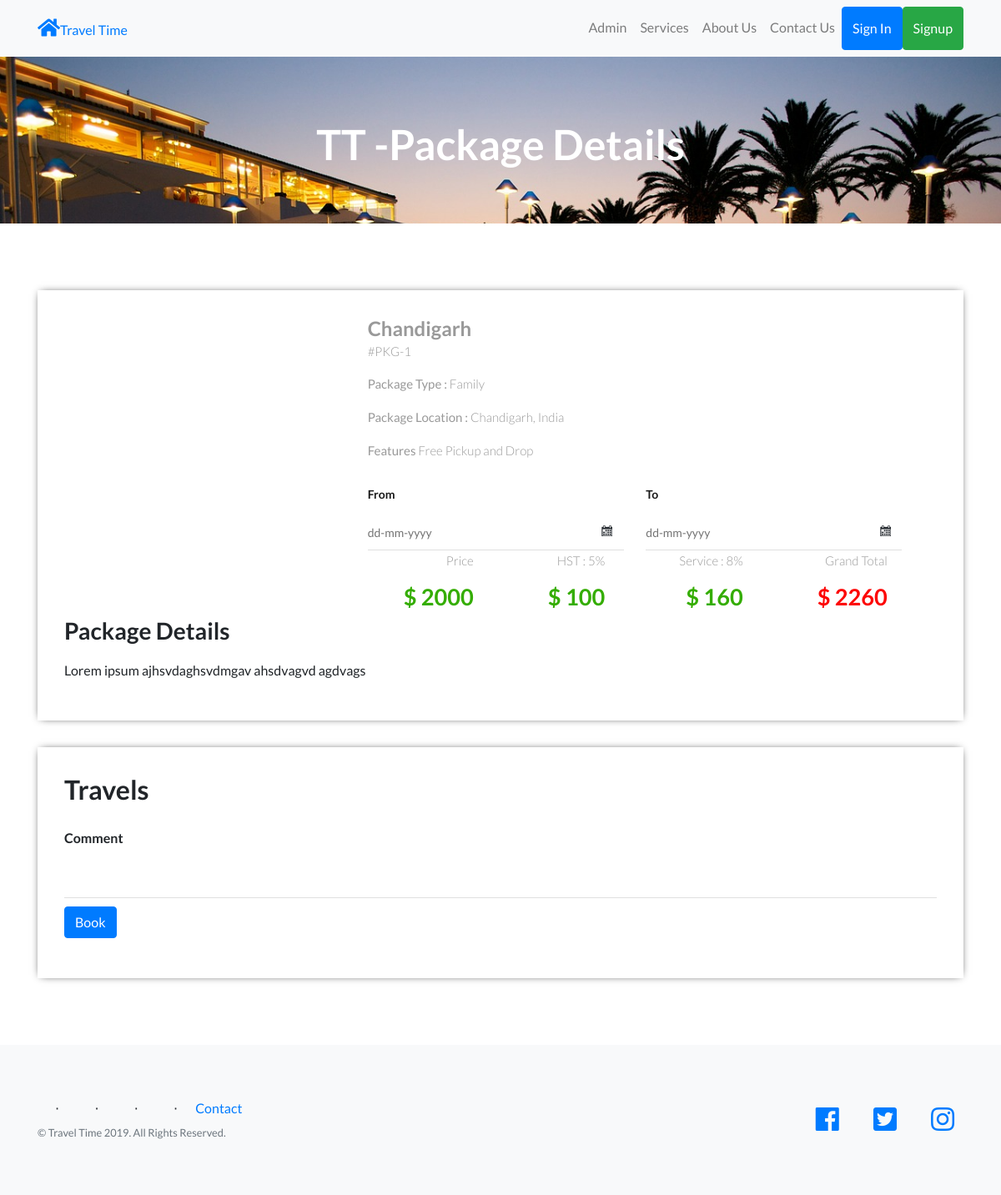
/package-details.php?pkgid=1, run on the app's committed database.
### tables this page shows
CREATE TABLE IF NOT EXISTS `tbltourpackages` (
  `PackageId` int(10) NOT NULL AUTO_INCREMENT,
  `PackageName` varchar(100) NOT NULL,
  `PackageType` varchar(100) NOT NULL,
  `PackageLocation` varchar(100) NOT NULL,
  `PackagePrice` varchar(100) NOT NULL,
  `PackageFetures` varchar(100) NOT NULL,
  `PackageDetails` varchar(100) NOT NULL,
  `PackageImage` varchar(100) NOT NULL,
  PRIMARY KEY (`PackageId`)
);

CREATE TABLE IF NOT EXISTS `tblpages` (
  `id` int(11) NOT NULL AUTO_INCREMENT,
  `type` varchar(100) NOT NULL,
  `detail` text NOT NULL,
  PRIMARY KEY (`id`)
);

### package-details.php (the view, shortened to what this page needs)
<?php include('includes/header.php');
?>
<div class="banner-3">
	<div class="container">
		<h1 class="wow zoomIn animated animated" data-wow-delay=".5s" style="visibility: visible; animation-delay: 0.5s; animation-name: zoomIn;"> TT -Package Details</h1>
	</div>
</div>
<div class="selectroom">
	<div class="container">
<?php
$pid=intval($_GET['pkgid']);
$sql = "SELECT * from tbltourpackages where PackageId=:pid";
$query = $dbh->prepare($sql);
$query -> bindParam(':pid', $pid, PDO::PARAM_STR);
$query->execute();
$results=$query->fetchAll(PDO::FETCH_OBJ);
if($query->rowCount() > 0)
{
foreach($results as $result)
{	?>
<form name="book" method="post">
		<div class="selectroom_top">
			<div class="col-md-4 selectroom_left wow fadeInLeft animated" data-wow-delay=".5s">
			</div>
			<div class="col-md-8 selectroom_right wow fadeInRight animated" data-wow-delay=".5s">
				<h2><?php echo htmlentities($result->PackageName);?></h2>
				<p class="dow">#PKG-<?php echo htmlentities($result->PackageId);?></p>
				<p><b>Package Type :</b> <?php echo htmlentities($result->PackageType);?></p>
				<p><b>Package Location :</b> <?php echo htmlentities($result->PackageLocation);?></p>
					<p><b>Features</b> <?php echo htmlentities($result->PackageFetures);?></p>
					<div class="ban-bottom">
				<div class="bnr-right">
				<label class="inputLabel">From</label>
				<input class="date" id="datepicker" type="text" placeholder="dd-mm-yyyy"  name="fromdate" required="">
			</div>
			<div class="bnr-right">
				<label class="inputLabel">To</label>
				<input class="date" id="datepicker1" type="text" placeholder="dd-mm-yyyy" name="todate" required="">
			</div>
			</div>
				<div class="grand">
					<p>Price</p>
					<h3>$ <?php echo htmlentities($result->PackagePrice);?></h3>
				</div>
				<div class="grand">
					<p>HST : 5%</p>
					<h3>$ <?php $tax1 = (5*(int)$result->PackagePrice)/100;
					echo $tax1;?></h3>
				</div>
				<div class="grand">
					<p>Service : 8%</p>
					<h3>$ <?php $tax2 = (8*(int)$result->PackagePrice)/100;
					echo $tax2;?></h3>
				</div>
				<div class="grand grandtotal">
					<p>Grand Total</p>
					<h3>$ <?php
					$total=$tax1+$tax2+(int)$result->PackagePrice;
					 echo $total;?></h3>
				</div>
			</div>
		<h3>Package Details</h3>
				<p style="padding-top: 1%"><?php echo htmlentities($result->PackageDetails);?> </p>
		</div>
		<div class="selectroom_top">
			<h2>Travels</h2>
			<div class="selectroom-info animated wow fadeInUp animated" data-wow-duration="1200ms" data-wow-delay="500ms" style="visibility: visible; animation-duration: 1200ms; animation-delay: 500ms; animation-name: fadeInUp; margin-top: -70px">
				<ul>
					<li class="spe">
						<label class="inputLabel">Comment</label>
						<input class="special" type="text" name="comment" required="">
					</li>
					<?php if(isset($_SESSION['login']))
					{?>
						<li class="spe" align="center">
					<button type="submit" name="submit2" class="btn-primary btn">Book</button>
						</li>
						<?php } else {?>
							<li class="signin" align="center" style="margin-top: 1%">
							<a href="signin.php" class="btn-primary btn" > Book</a></li>
							<?php } ?>
				</ul>
			</div>
		</div>
		</form>
<?php }} ?>
	</div>
</div>
<?php include('includes/footer.php');?>

### includes/header.php (shortened to what this page needs)
<!DOCTYPE HTML>
<html lang="en">
<head>
<link href="css/bootstrap.css" rel='stylesheet' type='text/css' />
<link href="css/style.css" rel='stylesheet' type='text/css' />
<link href="css/font-awesome.css" rel="stylesheet">
<link href="vendor/bootstrap/css/bootstrap.min.css" rel="stylesheet">
<link href="vendor/fontawesome-free/css/all.min.css" rel="stylesheet">
<link href="vendor/simple-line-icons/css/simple-line-icons.css" rel="stylesheet" type="text/css">
<link href="css/landing-page.min.css" rel="stylesheet">
<link href="css/animate.css" rel="stylesheet" type="text/css" media="all">
<link href="css/animate.css" rel="stylesheet" type="text/css" media="all">
<link rel="stylesheet" href="css/jquery-ui.css" />
</head>
<body>
<?php
if(isset($_SESSION['login']))
{?>
 <nav class="navbar navbar-expand-lg navbar-light bg-light static-top">
	     <div class="container">
        <a href="index.php"><i class="fa fa-home"></i>Travel Time</a>
        <ul class="navbar-nav ml-auto">
          <li class="nav-item">
            <a class="nav-link" href="services2.php">Services</a>
          </li>
          <li class="nav-item">
            <a class="nav-link" href="page.php">About Us</a>
          </li>
          <li class="nav-item">
            <a class="nav-link" href="contactus.php">Contact Us</a>
          </li>
          <li class="nav-item">
						<a class="nav-link" href="profile.php">My Profile</a>
          </li>
          <li class="nav-item">
						<a class="nav-link" href="change-password.php">Change Password</a>
					</li>
					<li class="nav-item">
						<a class="nav-link" href="tour-history.php">My Tour History</a>
					</li>
					<li class="nav-item">
						<a class="nav-link" href="logout.php">Logout</a>
          </li>
				</ul>
      </div>
    </nav>
<?php } else {?>
 <nav class="navbar navbar-expand-lg navbar-light bg-light static-top">
		<div class="container">
			<a href="index.php"><i class="fa fa-home"></i>Travel Time</a>
			<ul class="navbar-nav ml-auto">
				<li class="nav-item">
					<a class="nav-link" href="admin/index.php">Admin</a>
				</li>
				<li class="nav-item">
					<a class="nav-link" href="services2.php">Services</a>
				</li>
				<li class="nav-item">
					<a class="nav-link" href="page.php">About Us</a>
				</li>
				<li class="nav-item">
					<a class="nav-link" href="contactus.php">Contact Us</a>
				</li>
				<li class="nav-item">
					<a class="btn btn-primary" href="signin.php">Sign In</a>
				</li>
				<li class="nav-item">
					<a class="btn btn-success" href="signup.php">Signup</a>
				</li>
			</ul>
		</div>
	</nav>
<?php }?>

### includes/footer.php (shortened to what this page needs)
<footer class="footer bg-light">
    <div class="container">
      <div class="row">
        <div class="col-lg-6 h-100 text-center text-lg-left my-auto">
          <ul class="list-inline mb-2">
            <?php $sql = "SELECT * from tblpages";
              $query = $dbh -> prepare($sql);
              $query->execute();
              $results=$query->fetchAll(PDO::FETCH_OBJ);
              if($query->rowCount() > 0)
              {
                foreach($results as $result)
                {
              ?>
              <li class="list-inline-item">⋅</li>
              <?php }
              } ?>
            <li class="list-inline-item">
              <a href="#" data-toggle="modal" data-target="#myModal3">Contact</a>
            </li>
          </ul>
          <p class="text-muted small mb-4 mb-lg-0">© Travel Time 2019. All Rights Reserved.</p>
        </div>
        <div class="col-lg-6 h-100 text-center text-lg-right my-auto">
          <ul class="list-inline mb-0">
            <li class="list-inline-item mr-3">
              <a href="#">
                <i class="fab fa-facebook fa-2x fa-fw"></i>
              </a>
            </li>
            <li class="list-inline-item mr-3">
              <a href="#">
                <i class="fab fa-twitter-square fa-2x fa-fw"></i>
              </a>
            </li>
            <li class="list-inline-item">
              <a href="#">
                <i class="fab fa-instagram fa-2x fa-fw"></i>
              </a>
            </li>
          </ul>
        </div>
      </div>
    </div>
</footer>

### css/style.css (style rules this page uses)
html, body { font-size: 100%; background: #fff; font-family: 'Open Sans', sans-serif; }
body a,.grid_1,plan_1,plan_1.one,plan_1.two,i.icon1, i.icon2, i.icon3, i.icon4, i.icon5, i.icon6 { transition:0.5s all; -webkit-transition:0.5s all; -moz-transition:0.5s all; -o-transition:0.5s all; -ms-transition:0.5s all; }
h1,h2,h3,h4,h5,h6 { margin:0; font-family: 'Roboto Condensed', sans-serif; }
p { margin:0; }
ul { margin:0; padding:0; }
label { margin:0; }
i.fa.fa-home { font-size: 24px; }
.bnr-right input[type="text"] { width: 95%; color: #9E9E9E; outline: none; font-size: 14px; padding: 10px 10px; border: 1px solid #9E9E9E; -webkit-appearance: none; margin-top: 10px; }
.date { background: url(../images/date-icon.png) no-repeat 95.5% 45% #fff; cursor: pointer; }
.ban-top .inputLabel,.ban-bottom .inputLabel { display: block; font-weight: 600; font-size: 14px; margin-bottom: 5px; color: #191919; }
.bnr-right { float: left; width:50%; }
.ban-bottom { margin-top: 30px; }
.banner-3 { background: url(../images/6.jpg)no-repeat; background-size: cover; -webkit-background-size: cover; -o-background-size: cover; -ms-background-size: cover; -moz-background-size: cover; min-height:200px; }
.banner-3 h1 { font-size: 50px; margin-bottom: 40px; padding: 1.5em 0 0; text-align: center; color: #fff; }
.selectroom { padding: 5em 0 3em; }
.selectroom_top { padding: 2em; box-shadow: 0px 0px 10px -4px #000; margin-bottom: 2em; }
.grand { text-align: right; display: inline-grid; padding: 0px 43px; }
.grandtotal h3 { color:#fd0505!important; }
.selectroom_right h2 { font-size: 1.5em; color: #999; font-weight: 600; margin: 0; }
.selectroom_right h3 { font-size: 1.7em; font-weight: 600; color:#34ad00; }
p.dow { font-size: 15px; color: #999; font-weight: 300; line-height: 1.8em; margin-bottom:1em; }
.selectroom_right p { font-size: 15px; line-height: 1.6em; font-weight: 300; color: #999; }
.selectroom-info li { display: inline-block; float: left; }
.selectroom input[type="text"] { width: 92%; color: #9E9E9E; outline: none; font-size: 14px; padding: 10px 0px; border: none; border-bottom:1px solid rgba(0,0,0,.12); -webkit-appearance: none; margin-top: 10px; }
.selectroom-info ul { margin-top: 3em; }
li.spe { width: 100%; margin-top: 3em; }
li.spe input[type="text"] { width: 100%; }
.navbar { min-height: 0px !important; margin-bottom:0px !important; border-radius:0px !important; border: none !important; }

### data on the page
tbltourpackages: PackageName "Chandigarh", PackageId "1", PackageType "Family", PackageLocation "Chandigarh, India", PackageFetures "Free Pickup and Drop", PackagePrice "2000", PackagePrice "100", PackagePrice "160", PackagePrice "2260", PackageDetails "Lorem ipsum ajhsvdaghsvdmgav ahsdvagvd agdvags"
